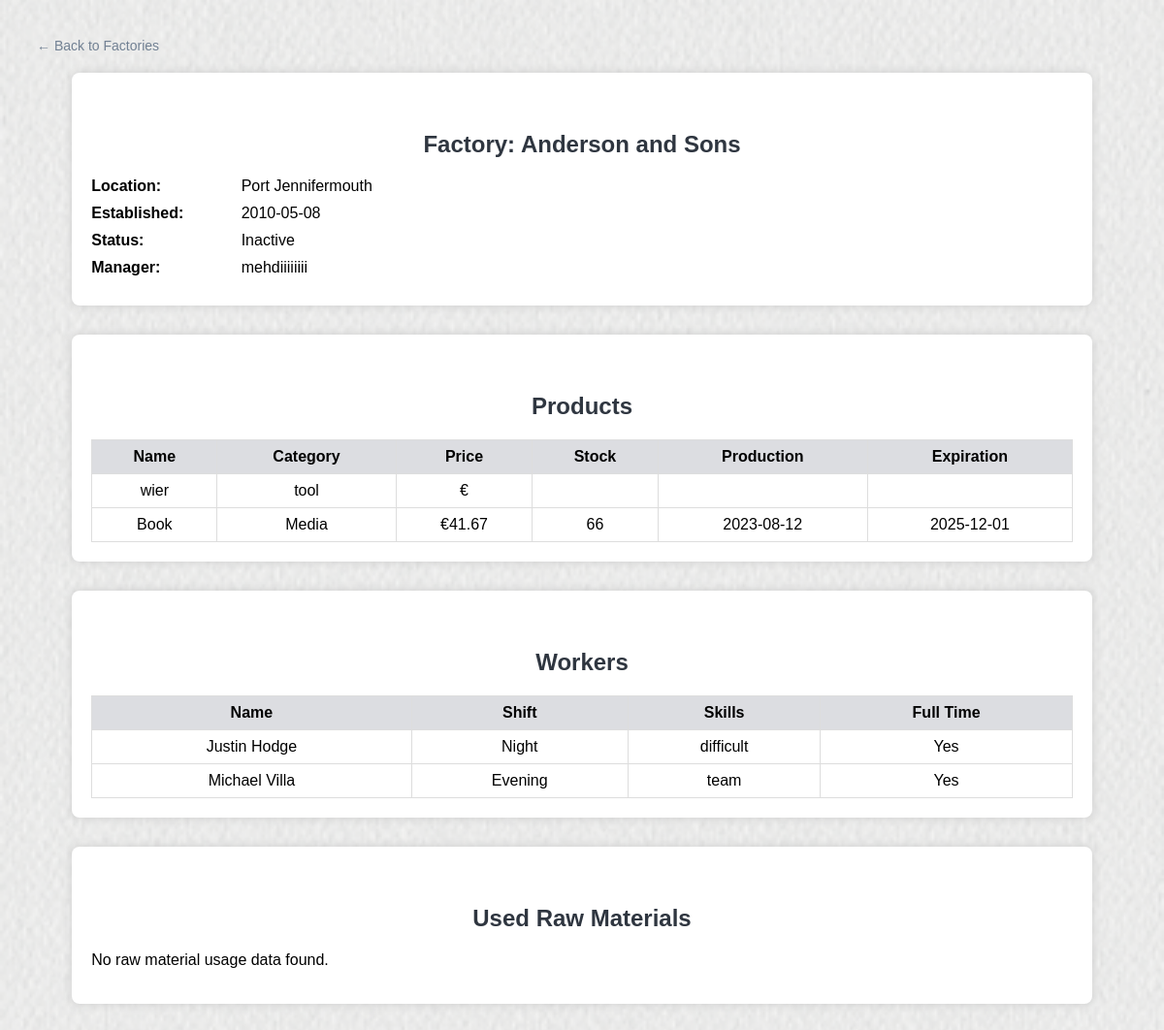
The page /Factory/factory_raw/factory_details.php?id=2 on the database its author committed.
### tables this page shows
CREATE TABLE IF NOT EXISTS `factory` (
  `FactoryID` int NOT NULL,
  `Name` varchar(100) DEFAULT NULL,
  `Location` varchar(200) DEFAULT NULL,
  `Phone` varchar(20) DEFAULT NULL,
  `Email` varchar(100) DEFAULT NULL,
  `EstablishedDate` date DEFAULT NULL,
  `Status` enum('Active','Inactive') DEFAULT NULL,
  `OfficeID` int DEFAULT NULL,
  `ManagerID` int DEFAULT NULL,
  PRIMARY KEY (`FactoryID`),
  KEY `OfficeID` (`OfficeID`)
);

CREATE TABLE IF NOT EXISTS `employee` (
  `EmployeeID` int NOT NULL AUTO_INCREMENT,
  `Name` varchar(100) DEFAULT NULL,
  `NationalID` varchar(50) DEFAULT NULL,
  `Phone` varchar(20) DEFAULT NULL,
  `Email` varchar(100) DEFAULT NULL,
  `HireDate` date DEFAULT NULL,
  `Salary` decimal(10,2) DEFAULT NULL,
  `Type` enum('Manager','Worker','OfficeEmployee') DEFAULT NULL,
  PRIMARY KEY (`EmployeeID`)
);

CREATE TABLE IF NOT EXISTS `product` (
  `ProductID` int NOT NULL AUTO_INCREMENT,
  `FactoryID` int DEFAULT NULL,
  `Name` varchar(100) DEFAULT NULL,
  `Category` varchar(100) DEFAULT NULL,
  `UnitPrice` decimal(10,2) DEFAULT NULL,
  `StockQuantity` int DEFAULT NULL,
  `ProductionDate` date DEFAULT NULL,
  `ExpirationDate` date DEFAULT NULL,
  PRIMARY KEY (`ProductID`),
  KEY `FactoryID` (`FactoryID`)
);

CREATE TABLE IF NOT EXISTS `worker` (
  `EmployeeID` int NOT NULL AUTO_INCREMENT,
  `FactoryID` int DEFAULT NULL,
  `Shift` enum('Morning','Evening','Night') DEFAULT NULL,
  `Skills` text,
  `IsFullTime` tinyint(1) DEFAULT NULL,
  PRIMARY KEY (`EmployeeID`),
  KEY `FactoryID` (`FactoryID`)
);

### Factory/factory_raw/factory_details.php (the view, shortened to what this page needs)
<?php
require_once '../config.php';
$factory_id = intval($_GET['id']);
$factory = mysqli_fetch_assoc(mysqli_query($conn, "
    SELECT f.*, e.Name AS ManagerName
    FROM factory f
    LEFT JOIN manager m ON f.ManagerID = m.EmployeeID
    LEFT JOIN employee e ON m.EmployeeID = e.EmployeeID
    WHERE f.FactoryID = $factory_id
"));
$products = mysqli_query($conn, "
    SELECT * FROM product
    WHERE FactoryID = $factory_id
");
$workers = mysqli_query($conn, "
    SELECT e.Name, w.Shift, w.Skills, w.IsFullTime
    FROM worker w
    JOIN employee e ON w.EmployeeID = e.EmployeeID
    WHERE w.FactoryID = $factory_id
");
$materials = mysqli_query($conn, "
    SELECT r.Name, fr.QuantityUsed, fr.DateUsed
    FROM factoryrawmaterial fr
    JOIN rawmaterial r ON fr.RawMaterialID = r.RawMaterialID
    WHERE fr.FactoryID = $factory_id
");
?>
<!DOCTYPE html>
<html>
<head>
</head>
<body>
<a class="btn-back" href="factories.php">← Back to Factories</a>
<div class="section">
    <h2>Factory: <?= htmlspecialchars($factory['Name']) ?></h2>
    <div class="row"><strong>Location:</strong> <?= htmlspecialchars($factory['Location']) ?></div>
    <div class="row"><strong>Established:</strong> <?= $factory['EstablishedDate'] ?></div>
    <div class="row"><strong>Status:</strong> <?= $factory['Status'] ?></div>
    <div class="row"><strong>Manager:</strong> <?= htmlspecialchars($factory['ManagerName'] ?? 'N/A') ?></div>
</div>
<div class="section">
    <h2>Products</h2>
    <?php if (mysqli_num_rows($products) > 0): ?>
        <table>
            <tr><th>Name</th><th>Category</th><th>Price</th><th>Stock</th><th>Production</th><th>Expiration</th></tr>
            <?php while ($p = mysqli_fetch_assoc($products)): ?>
                <tr>
                    <td><?= htmlspecialchars($p['Name']) ?></td>
                    <td><?= htmlspecialchars($p['Category']) ?></td>
                    <td>€<?= $p['UnitPrice'] ?></td>
                    <td><?= $p['StockQuantity'] ?></td>
                    <td><?= $p['ProductionDate'] ?></td>
                    <td><?= $p['ExpirationDate'] ?></td>
                </tr>
            <?php endwhile; ?>
        </table>
    <?php else: ?>
        <p>No products found.</p>
    <?php endif; ?>
</div>
<div class="section">
    <h2>Workers</h2>
    <?php if (mysqli_num_rows($workers) > 0): ?>
        <table>
            <tr><th>Name</th><th>Shift</th><th>Skills</th><th>Full Time</th></tr>
            <?php while ($w = mysqli_fetch_assoc($workers)): ?>
                <tr>
                    <td><?= htmlspecialchars($w['Name']) ?></td>
                    <td><?= $w['Shift'] ?></td>
                    <td><?= htmlspecialchars($w['Skills']) ?></td>
                    <td><?= $w['IsFullTime'] ? 'Yes' : 'No' ?></td>
                </tr>
            <?php endwhile; ?>
        </table>
    <?php else: ?>
        <p>No workers found.</p>
    <?php endif; ?>
</div>
<div class="section">
    <h2>Used Raw Materials</h2>
    <?php if (mysqli_num_rows($materials) > 0): ?>
        <table>
            <tr><th>Name</th><th>Quantity</th><th>Date Used</th></tr>
            <?php while ($m = mysqli_fetch_assoc($materials)): ?>
                <tr>
                    <td><?= htmlspecialchars($m['Name']) ?></td>
                    <td><?= $m['QuantityUsed'] ?></td>
                    <td><?= $m['DateUsed'] ?></td>
                </tr>
            <?php endwhile; ?>
        </table>
    <?php else: ?>
        <p>No raw material usage data found.</p>
    <?php endif; ?>
</div>
</body>
</html>

### Factory/factory_raw/factory_details.php (style rules this page uses)
body { background-image: url('../images/fabric_1.png'); background-size: cover; background-position: center; background-repeat: no-repeat; background-attachment: fixed; font-family: Arial; background-color: #f5f6fa; padding: 30px; }
h2 { text-align: center; color: #2f3640; margin-top: 40px; }
.section { background: white; padding: 20px; border-radius: 8px; box-shadow: 0 0 10px #ccc; margin-bottom: 30px; width: 90%; margin-left: auto; margin-right: auto; }
.row { margin: 10px 0; }
.row strong { width: 150px; display: inline-block; }
table { width: 100%; border-collapse: collapse; margin-top: 10px; }
th, td { border: 1px solid #ddd; padding: 8px; text-align: center; }
th { background-color: #dcdde1; }
.btn-back { display: inline-block; margin-bottom: 20px; text-decoration: none; color: #718093; font-size: 14px; }

### rows shown on the page
factory: Name "Anderson and Sons", Location "Port Jennifermouth", EstablishedDate "2010-05-08", Status "Inactive", employee.Name "mehdiiiiiiii"
product: Name "wier", Category "tool"
product: Name "Book", Category "Media", UnitPrice "41.67", StockQuantity "66", ProductionDate "2023-08-12", ExpirationDate "2025-12-01"
worker: employee.Name "Justin Hodge", Shift "Night", Skills "difficult", IsFullTime "Yes"
worker: employee.Name "Michael Villa", Shift "Evening", Skills "team", IsFullTime "Yes"
